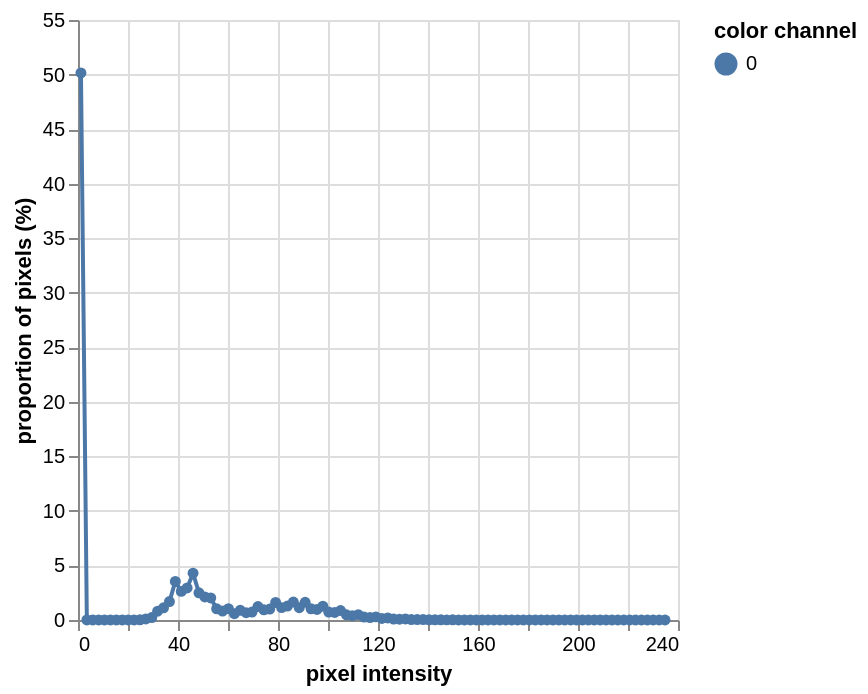

The notebook cell this image was saved under:
### Markdown cell above
### Step 5, part 2: Convert image to grayscale

Using the color space you chose in the previous step, convert the image to grayscale. Look at the distribution of grayscale values for all pixels in your image to help determine a threshold for segmentation in the next step.

### Code cell
# Channel s from the HSV colorspace looks good

gray_s = pcv.rgb2gray_hsv(img, channel="s")

dist = pcv.visualize.histogram(gray_s)

### Figure 1 — Vega-Lite specification as saved in the notebook (floating-point values rounded to 4 significant figures)
{"config": {"view": {"continuousWidth": 300, "continuousHeight": 300}}, "data": {"name": "data-ace6db282c1cc8ab6c9e2b0fd38d6987"}, "mark": {"type": "line", "point": true}, "encoding": {"color": {"field": "color channel", "type": "nominal"}, "tooltip": [{"field": "pixel intensity", "type": "quantitative"}, {"field": "proportion of pixels (%)", "type": "quantitative"}], "x": {"field": "pixel intensity", "type": "quantitative"}, "y": {"field": "proportion of pixels (%)", "type": "quantitative"}}, "$schema": "https://vega.github.io/schema/vega-lite/v5.20.1.json", "datasets": {"data-ace6db282c1cc8ab6c9e2b0fd38d6987": [{"pixel intensity": 1.18, "proportion of pixels (%)": 50.15, "hist_count": 686121, "color channel": "0"}, {"pixel intensity": 3.54, "proportion of pixels (%)": 0.0005847, "hist_count": 8, "color channel": "0"}, {"pixel intensity": 5.9, "proportion of pixels (%)": 0.000804, "hist_count": 11, "color channel": "0"}, {"pixel intensity": 8.26, "proportion of pixels (%)": 0.0005116, "hist_count": 7, "color channel": "0"}, {"pixel intensity": 10.62, "proportion of pixels (%)": 0.0007309, "hist_count": 10, "color channel": "0"}, {"pixel intensity": 12.98, "proportion of pixels (%)": 0.001243, "hist_count": 17, "color channel": "0"}, {"pixel intensity": 15.34, "proportion of pixels (%)": 0.0007309, "hist_count": 10, "color channel": "0"}, {"pixel intensity": 17.7, "proportion of pixels (%)": 0.001389, "hist_count": 19, "color channel": "0"}, {"pixel intensity": 20.06, "proportion of pixels (%)": 0.004239, "hist_count": 58, "color channel": "0"}, {"pixel intensity": 22.42, "proportion of pixels (%)": 0.006578, "hist_count": 90, "color channel": "0"}, {"pixel intensity": 24.78, "proportion of pixels (%)": 0.02068, "hist_count": 283, "color channel": "0"}, {"pixel intensity": 27.14, "proportion of pixels (%)": 0.1004, "hist_count": 1373, "color channel": "0"}, {"pixel intensity": 29.5, "proportion of pixels (%)": 0.2215, "hist_count": 3031, "color channel": "0"}, {"pixel intensity": 31.86, "proportion of pixels (%)": 0.8052, "hist_count": 11017, "color channel": "0"}, {"pixel intensity": 34.22, "proportion of pixels (%)": 1.115, "hist_count": 15250, "color channel": "0"}, {"pixel intensity": 36.58, "proportion of pixels (%)": 1.691, "hist_count": 23142, "color channel": "0"}, {"pixel intensity": 38.94, "proportion of pixels (%)": 3.533, "hist_count": 48344, "color channel": "0"}, {"pixel intensity": 41.3, "proportion of pixels (%)": 2.623, "hist_count": 35886, "color channel": "0"}, {"pixel intensity": 43.66, "proportion of pixels (%)": 2.941, "hist_count": 40237, "color channel": "0"}, {"pixel intensity": 46.02, "proportion of pixels (%)": 4.287, "hist_count": 58653, "color channel": "0"}, {"pixel intensity": 48.38, "proportion of pixels (%)": 2.495, "hist_count": 34141, "color channel": "0"}, {"pixel intensity": 50.74, "proportion of pixels (%)": 2.116, "hist_count": 28953, "color channel": "0"}, {"pixel intensity": 53.1, "proportion of pixels (%)": 2.021, "hist_count": 27657, "color channel": "0"}, {"pixel intensity": 55.46, "proportion of pixels (%)": 1.026, "hist_count": 14033, "color channel": "0"}, {"pixel intensity": 57.82, "proportion of pixels (%)": 0.8175, "hist_count": 11185, "color channel": "0"}, {"pixel intensity": 60.18, "proportion of pixels (%)": 1.032, "hist_count": 14122, "color channel": "0"}, {"pixel intensity": 62.54, "proportion of pixels (%)": 0.578, "hist_count": 7908, "color channel": "0"}, {"pixel intensity": 64.9, "proportion of pixels (%)": 0.8931, "hist_count": 12219, "color channel": "0"}, {"pixel intensity": 67.26, "proportion of pixels (%)": 0.6688, "hist_count": 9151, "color channel": "0"}, {"pixel intensity": 69.62, "proportion of pixels (%)": 0.7308, "hist_count": 9999, "color channel": "0"}, {"pixel intensity": 71.98, "proportion of pixels (%)": 1.231, "hist_count": 16838, "color channel": "0"}, {"pixel intensity": 74.34, "proportion of pixels (%)": 0.9349, "hist_count": 12791, "color channel": "0"}, {"pixel intensity": 76.7, "proportion of pixels (%)": 1.002, "hist_count": 13711, "color channel": "0"}, {"pixel intensity": 79.06, "proportion of pixels (%)": 1.61, "hist_count": 22031, "color channel": "0"}, {"pixel intensity": 81.42, "proportion of pixels (%)": 1.136, "hist_count": 15539, "color channel": "0"}, {"pixel intensity": 83.78, "proportion of pixels (%)": 1.283, "hist_count": 17552, "color channel": "0"}, {"pixel intensity": 86.14, "proportion of pixels (%)": 1.641, "hist_count": 22454, "color channel": "0"}, {"pixel intensity": 88.5, "proportion of pixels (%)": 1.132, "hist_count": 15483, "color channel": "0"}, {"pixel intensity": 90.86, "proportion of pixels (%)": 1.618, "hist_count": 22143, "color channel": "0"}, {"pixel intensity": 93.22, "proportion of pixels (%)": 1.025, "hist_count": 14023, "color channel": "0"}, {"pixel intensity": 95.58, "proportion of pixels (%)": 0.9683, "hist_count": 13248, "color channel": "0"}, {"pixel intensity": 97.94, "proportion of pixels (%)": 1.27, "hist_count": 17372, "color channel": "0"}, {"pixel intensity": 100.3, "proportion of pixels (%)": 0.7314, "hist_count": 10007, "color channel": "0"}, {"pixel intensity": 102.7, "proportion of pixels (%)": 0.6885, "hist_count": 9420, "color channel": "0"}, {"pixel intensity": 105.0, "proportion of pixels (%)": 0.8644, "hist_count": 11826, "color channel": "0"}, {"pixel intensity": 107.4, "proportion of pixels (%)": 0.4746, "hist_count": 6494, "color channel": "0"}, {"pixel intensity": 109.7, "proportion of pixels (%)": 0.3896, "hist_count": 5330, "color channel": "0"}, {"pixel intensity": 112.1, "proportion of pixels (%)": 0.4921, "hist_count": 6733, "color channel": "0"}, {"pixel intensity": 114.5, "proportion of pixels (%)": 0.2712, "hist_count": 3710, "color channel": "0"}, {"pixel intensity": 116.8, "proportion of pixels (%)": 0.2263, "hist_count": 3096, "color channel": "0"}, {"pixel intensity": 119.2, "proportion of pixels (%)": 0.2848, "hist_count": 3896, "color channel": "0"}, {"pixel intensity": 121.5, "proportion of pixels (%)": 0.1461, "hist_count": 1999, "color channel": "0"}, {"pixel intensity": 123.9, "proportion of pixels (%)": 0.1836, "hist_count": 2512, "color channel": "0"}, {"pixel intensity": 126.3, "proportion of pixels (%)": 0.09129, "hist_count": 1249, "color channel": "0"}, {"pixel intensity": 128.6, "proportion of pixels (%)": 0.07587, "hist_count": 1038, "color channel": "0"}, {"pixel intensity": 131.0, "proportion of pixels (%)": 0.09231, "hist_count": 1263, "color channel": "0"}, {"pixel intensity": 133.3, "proportion of pixels (%)": 0.04261, "hist_count": 583, "color channel": "0"}, {"pixel intensity": 135.7, "proportion of pixels (%)": 0.0391, "hist_count": 535, "color channel": "0"}, {"pixel intensity": 138.1, "proportion of pixels (%)": 0.04261, "hist_count": 583, "color channel": "0"}, {"pixel intensity": 140.4, "proportion of pixels (%)": 0.02171, "hist_count": 297, "color channel": "0"}, {"pixel intensity": 142.8, "proportion of pixels (%)": 0.01783, "hist_count": 244, "color channel": "0"}, {"pixel intensity": 145.1, "proportion of pixels (%)": 0.02163, "hist_count": 296, "color channel": "0"}, {"pixel intensity": 147.5, "proportion of pixels (%)": 0.01001, "hist_count": 137, "color channel": "0"}, {"pixel intensity": 149.9, "proportion of pixels (%)": 0.01484, "hist_count": 203, "color channel": "0"}, {"pixel intensity": 152.2, "proportion of pixels (%)": 0.006724, "hist_count": 92, "color channel": "0"}, {"pixel intensity": 154.6, "proportion of pixels (%)": 0.005555, "hist_count": 76, "color channel": "0"}, {"pixel intensity": 156.9, "proportion of pixels (%)": 0.007748, "hist_count": 106, "color channel": "0"}, {"pixel intensity": 159.3, "proportion of pixels (%)": 0.003435, "hist_count": 47, "color channel": "0"}, {"pixel intensity": 161.7, "proportion of pixels (%)": 0.002193, "hist_count": 30, "color channel": "0"}, {"pixel intensity": 164.0, "proportion of pixels (%)": 0.003728, "hist_count": 51, "color channel": "0"}, {"pixel intensity": 166.4, "proportion of pixels (%)": 0.001973, "hist_count": 27, "color channel": "0"}, {"pixel intensity": 168.7, "proportion of pixels (%)": 0.001243, "hist_count": 17, "color channel": "0"}, {"pixel intensity": 171.1, "proportion of pixels (%)": 0.002193, "hist_count": 30, "color channel": "0"}, {"pixel intensity": 173.5, "proportion of pixels (%)": 0.001535, "hist_count": 21, "color channel": "0"}, {"pixel intensity": 175.8, "proportion of pixels (%)": 0.0006578, "hist_count": 9, "color channel": "0"}, {"pixel intensity": 178.2, "proportion of pixels (%)": 0.001535, "hist_count": 21, "color channel": "0"}, {"pixel intensity": 180.5, "proportion of pixels (%)": 0.001023, "hist_count": 14, "color channel": "0"}, {"pixel intensity": 182.9, "proportion of pixels (%)": 0.0005116, "hist_count": 7, "color channel": "0"}, {"pixel intensity": 185.3, "proportion of pixels (%)": 0.0004385, "hist_count": 6, "color channel": "0"}, {"pixel intensity": 187.6, "proportion of pixels (%)": 0.0002193, "hist_count": 3, "color channel": "0"}, {"pixel intensity": 190.0, "proportion of pixels (%)": 0.0002924, "hist_count": 4, "color channel": "0"}, {"pixel intensity": 192.3, "proportion of pixels (%)": 0.0002924, "hist_count": 4, "color channel": "0"}, {"pixel intensity": 194.7, "proportion of pixels (%)": 0.0002193, "hist_count": 3, "color channel": "0"}, {"pixel intensity": 197.1, "proportion of pixels (%)": 0.0005116, "hist_count": 7, "color channel": "0"}, {"pixel intensity": 199.4, "proportion of pixels (%)": 0.0, "hist_count": 0, "color channel": "0"}, {"pixel intensity": 201.8, "proportion of pixels (%)": 0.0003655, "hist_count": 5, "color channel": "0"}, {"pixel intensity": 204.1, "proportion of pixels (%)": 0.0001462, "hist_count": 2, "color channel": "0"}, {"pixel intensity": 206.5, "proportion of pixels (%)": 0.0003655, "hist_count": 5, "color channel": "0"}, {"pixel intensity": 208.9, "proportion of pixels (%)": 0.0002193, "hist_count": 3, "color channel": "0"}, {"pixel intensity": 211.2, "proportion of pixels (%)": 7.309e-05, "hist_count": 1, "color channel": "0"}, {"pixel intensity": 213.6, "proportion of pixels (%)": 0.0002924, "hist_count": 4, "color channel": "0"}, {"pixel intensity": 215.9, "proportion of pixels (%)": 0.0001462, "hist_count": 2, "color channel": "0"}, {"pixel intensity": 218.3, "proportion of pixels (%)": 7.309e-05, "hist_count": 1, "color channel": "0"}, {"pixel intensity": 220.7, "proportion of pixels (%)": 0.0, "hist_count": 0, "color channel": "0"}, {"pixel intensity": 223.0, "proportion of pixels (%)": 0.0, "hist_count": 0, "color channel": "0"}, {"pixel intensity": 225.4, "proportion of pixels (%)": 7.309e-05, "hist_count": 1, "color channel": "0"}, {"pixel intensity": 227.7, "proportion of pixels (%)": 0.0, "hist_count": 0, "color channel": "0"}, {"pixel intensity": 230.1, "proportion of pixels (%)": 0.0, "hist_count": 0, "color channel": "0"}, {"pixel intensity": 232.5, "proportion of pixels (%)": 0.0, "hist_count": 0, "color channel": "0"}, {"pixel intensity": 234.8, "proportion of pixels (%)": 7.309e-05, "hist_count": 1, "color channel": "0"}]}}
